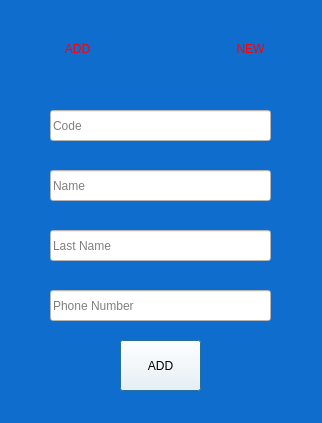
<?xml version="1.0" encoding="UTF-8"?>
<ui version="4.0">
 <class>addNewMemberForm</class>
 <widget class="QWidget" name="addNewMemberForm">
  <property name="geometry">
   <rect>
    <x>0</x>
    <y>0</y>
    <width>322</width>
    <height>423</height>
   </rect>
  </property>
  <property name="minimumSize">
   <size>
    <width>322</width>
    <height>423</height>
   </size>
  </property>
  <property name="maximumSize">
   <size>
    <width>322</width>
    <height>423</height>
   </size>
  </property>
  <property name="windowTitle">
   <string>Form</string>
  </property>
  <property name="styleSheet">
   <string notr="true">background-color: rgb(14, 109, 205);</string>
  </property>
  <widget class="QLineEdit" name="lineEditCode">
   <property name="geometry">
    <rect>
     <x>50</x>
     <y>110</y>
     <width>221</width>
     <height>31</height>
    </rect>
   </property>
   <property name="styleSheet">
    <string notr="true">background-color: rgb(255, 255, 255);</string>
   </property>
   <property name="placeholderText">
    <string>Code</string>
   </property>
  </widget>
  <widget class="QLineEdit" name="lineEditName">
   <property name="geometry">
    <rect>
     <x>50</x>
     <y>170</y>
     <width>221</width>
     <height>31</height>
    </rect>
   </property>
   <property name="styleSheet">
    <string notr="true">background-color: rgb(255, 255, 255);</string>
   </property>
   <property name="placeholderText">
    <string>Name</string>
   </property>
  </widget>
  <widget class="QLineEdit" name="lineEditLastName">
   <property name="geometry">
    <rect>
     <x>50</x>
     <y>230</y>
     <width>221</width>
     <height>31</height>
    </rect>
   </property>
   <property name="styleSheet">
    <string notr="true">background-color: rgb(255, 255, 255);</string>
   </property>
   <property name="placeholderText">
    <string>Last Name</string>
   </property>
  </widget>
  <widget class="QLineEdit" name="lineEditPhoneNumber">
   <property name="geometry">
    <rect>
     <x>50</x>
     <y>290</y>
     <width>221</width>
     <height>31</height>
    </rect>
   </property>
   <property name="styleSheet">
    <string notr="true">background-color: rgb(255, 255, 255);</string>
   </property>
   <property name="frame">
    <bool>true</bool>
   </property>
   <property name="placeholderText">
    <string>Phone Number</string>
   </property>
  </widget>
  <widget class="QPushButton" name="pushButton_4">
   <property name="geometry">
    <rect>
     <x>210</x>
     <y>18</y>
     <width>81</width>
     <height>61</height>
    </rect>
   </property>
   <property name="styleSheet">
    <string notr="true">color: rgb(255, 0, 4);
background-color: rgb(157, 234, 255);
font: 14pt &quot;Blacksword&quot;;</string>
   </property>
   <property name="text">
    <string>NEW</string>
   </property>
   <property name="iconSize">
    <size>
     <width>60</width>
     <height>60</height>
    </size>
   </property>
   <property name="flat">
    <bool>true</bool>
   </property>
  </widget>
  <widget class="QPushButton" name="pushButton_3">
   <property name="geometry">
    <rect>
     <x>40</x>
     <y>18</y>
     <width>75</width>
     <height>61</height>
    </rect>
   </property>
   <property name="styleSheet">
    <string notr="true">color: rgb(255, 0, 4);
background-color: rgb(157, 234, 255);
font: 14pt &quot;Blacksword&quot;;</string>
   </property>
   <property name="text">
    <string>ADD</string>
   </property>
   <property name="iconSize">
    <size>
     <width>60</width>
     <height>60</height>
    </size>
   </property>
   <property name="flat">
    <bool>true</bool>
   </property>
  </widget>
  <widget class="QPushButton" name="pushButton_2">
   <property name="geometry">
    <rect>
     <x>130</x>
     <y>20</y>
     <width>75</width>
     <height>61</height>
    </rect>
   </property>
   <property name="styleSheet">
    <string notr="true">background-color: rgb(160, 255, 248);</string>
   </property>
   <property name="text">
    <string/>
   </property>
   <property name="icon">
    <iconset>
     <normaloff>../../Qt/digitalMarketManagment/join_membership_ad_member_become-512.png</normaloff>../../Qt/digitalMarketManagment/join_membership_ad_member_become-512.png</iconset>
   </property>
   <property name="iconSize">
    <size>
     <width>60</width>
     <height>60</height>
    </size>
   </property>
   <property name="flat">
    <bool>true</bool>
   </property>
  </widget>
  <widget class="QPushButton" name="pushButton">
   <property name="geometry">
    <rect>
     <x>120</x>
     <y>340</y>
     <width>81</width>
     <height>51</height>
    </rect>
   </property>
   <property name="styleSheet">
    <string notr="true">background-color: rgb(255, 255, 255);</string>
   </property>
   <property name="text">
    <string>ADD</string>
   </property>
   <property name="default">
    <bool>true</bool>
   </property>
  </widget>
 </widget>
 <resources/>
 <connections/>
</ui>
